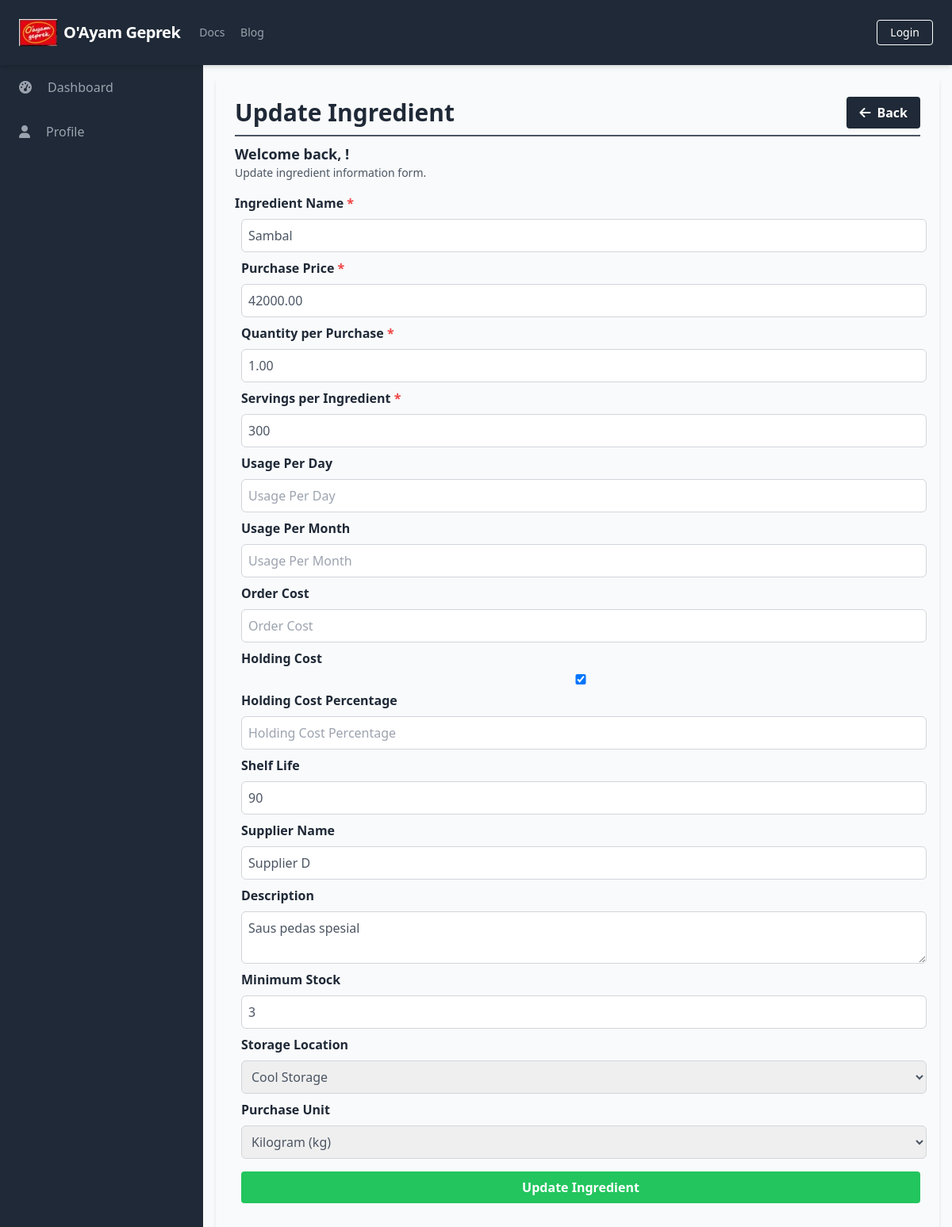
/manage_ingredients/manage_ingredients_update.php?id=4 (upper part), run on an earlier commit of the app's database.
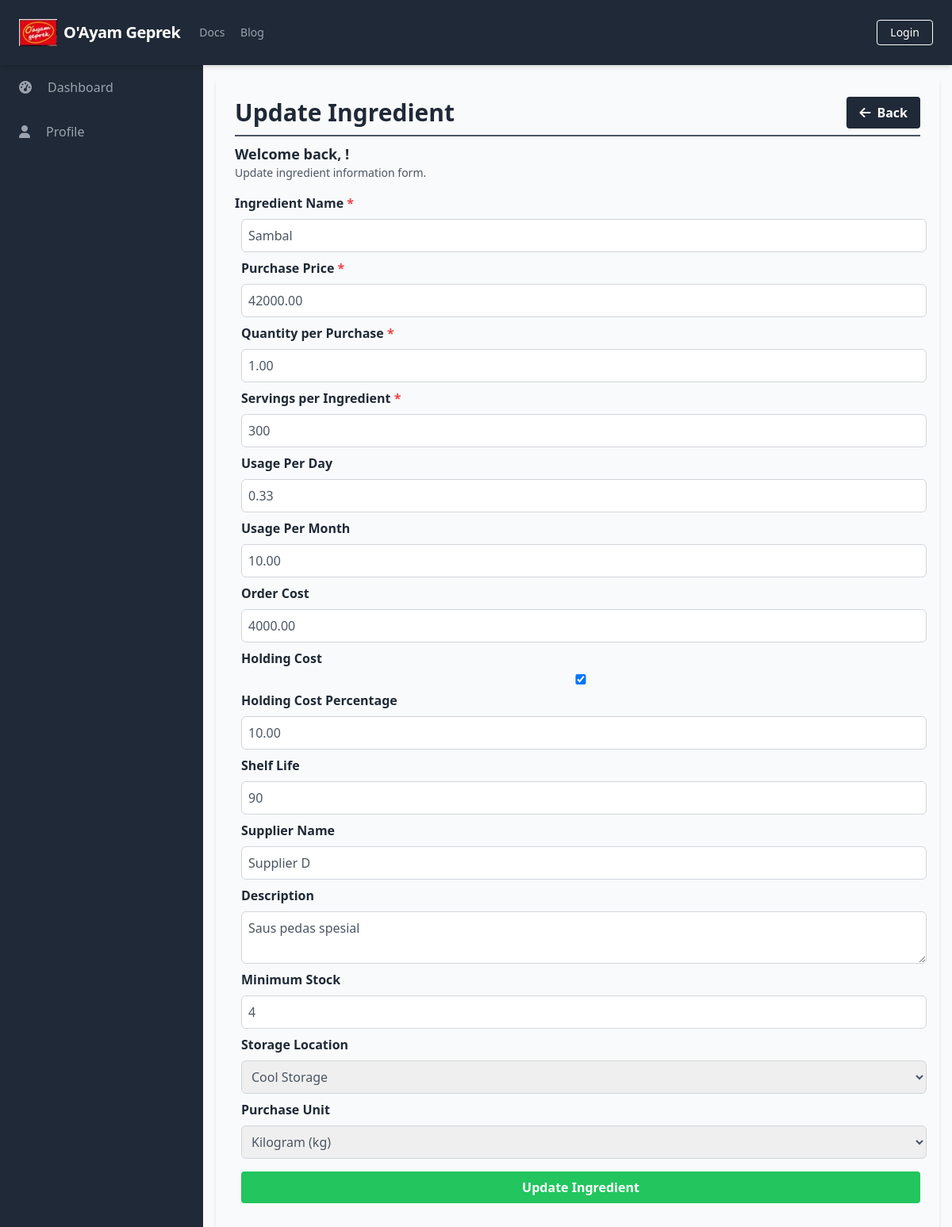
And on a later commit of the database.
### tables this page shows
CREATE TABLE `Ingredients` (
  `IngredientID` int(11) NOT NULL,
  `IngredientName` varchar(255) NOT NULL,
  `PurchasePrice` decimal(10,2) NOT NULL,
  `QuantityPerPurchase` decimal(10,2) NOT NULL,
  `ServingsPerIngredient` int(11) NOT NULL,
  `HoldingCost` tinyint(1) NOT NULL,
  `HoldingCostPrice` decimal(10,2) DEFAULT NULL,
  `ShelfLife` int(11) DEFAULT NULL,
  `SupplierName` varchar(255) DEFAULT NULL,
  `Description` text DEFAULT NULL,
  `MinimumStock` int(11) DEFAULT NULL,
  `StorageLocation` varchar(50) DEFAULT NULL,
  `PurchaseUnit` varchar(50) NOT NULL,
  `UsagePerDay` decimal(10,2) DEFAULT NULL,
  `UsagePerMonth` decimal(10,2) DEFAULT NULL,
  `OrderCost` decimal(10,2) DEFAULT NULL,
  `HoldingCostPercentage` decimal(5,2) DEFAULT NULL
);

### public/manage_ingredients/manage_ingredients_update.php (the view, shortened to what the changed rows need)
<?php
require_once('../../database/connection.php');
include_once('../components/header.php');
$ingredient_id = $ingredient_name = $purchase_price = $quantity_per_purchase = $servings_per_ingredient = '';
$holding_cost = $shelf_life = $supplier_name = $description = $minimum_stock = '';
$storage_location = $purchase_unit = $usage_per_day = $usage_per_month = $order_cost = $holding_cost_percentage = '';
if (isset($_GET['id'])) {
    $ingredient_id = mysqli_real_escape_string($conn, $_GET['id']);
    $query = "SELECT * FROM Ingredients WHERE IngredientID = ? LIMIT 1";
    $stmt = $conn->prepare($query);
    $stmt->bind_param('s', $ingredient_id);
    $stmt->execute();
    $result = $stmt->get_result();
    $ingredient = $result->fetch_assoc();
    if (!$ingredient) {
    } else {
        $ingredient_name = $ingredient['IngredientName'];
        $purchase_price = $ingredient['PurchasePrice'];
        $quantity_per_purchase = $ingredient['QuantityPerPurchase'];
        $servings_per_ingredient = $ingredient['ServingsPerIngredient'];
        $holding_cost = $ingredient['HoldingCost'];
        $shelf_life = $ingredient['ShelfLife'];
        $supplier_name = $ingredient['SupplierName'];
        $description = $ingredient['Description'];
        $minimum_stock = $ingredient['MinimumStock'];
        $storage_location = $ingredient['StorageLocation'];
        $purchase_unit = $ingredient['PurchaseUnit'];
        $usage_per_day = $ingredient['UsagePerDay'];
        $usage_per_month = $ingredient['UsagePerMonth'];
        $order_cost = $ingredient['OrderCost'];
        $holding_cost_percentage = $ingredient['HoldingCostPercentage'];
    }
}
?>
<div class="h-screen flex flex-col">
    <div class="flex-grow bg-gray-50 flex flex-row shadow-md">
        <main class="bg-gray-50 flex flex-col flex-1 overflow-y-scroll h-screen flex-shrink-0 sc-hide pb-40">
            <div class="flex items-start justify-start p-6 shadow-md m-4 flex-1 flex-col">
                <div class="flex flex-row justify-between items-center w-full border-b-2 border-gray-600 mb-2 pb-2">
                    <h1 class="text-3xl text-gray-800 font-semibold w-full">Update Ingredient</h1>
                </div>
                <div class="flex flex-col w-full">
                    <div class="flex flex-row justify-between items-center w-full pb-2">
                        <div>
                            <h2 class="text-lg text-gray-800 font-semibold">Welcome back, <?php echo $_SESSION['FullName']; ?>!</h2>
                        </div>
                    </div>
                    <form action="" method="POST" class="flex flex-col w-full space-x-2">
                        <label for="ingredient_name" class="block font-semibold text-gray-800 mt-2 mb-2">Ingredient Name <span class="text-red-500">*</span></label>
                        <input type="text" id="ingredient_name" name="ingredient_name" class="w-full rounded-md border-gray-300 px-2 py-2 border text-gray-600" placeholder="Ingredient Name" value="<?php echo $ingredient_name; ?>">
                        <label for="purchase_price" class="block font-semibold text-gray-800 mt-2 mb-2">Purchase Price <span class="text-red-500">*</span></label>
                        <input type="number" id="purchase_price" name="purchase_price" class="w-full rounded-md border-gray-300 px-2 py-2 border text-gray-600" placeholder="Purchase Price" value="<?php echo $purchase_price; ?>">
                        <label for="quantity_per_purchase" class="block font-semibold text-gray-800 mt-2 mb-2">Quantity per Purchase <span class="text-red-500">*</span></label>
                        <input type="number" id="quantity_per_purchase" name="quantity_per_purchase" class="w-full rounded-md border-gray-300 px-2 py-2 border text-gray-600" placeholder="Quantity per Purchase" value="<?php echo $quantity_per_purchase; ?>">
                        <label for="servings_per_ingredient" class="block font-semibold text-gray-800 mt-2 mb-2">Servings per Ingredient <span class="text-red-500">*</span></label>
                        <input type="number" id="servings_per_ingredient" name="servings_per_ingredient" class="w-full rounded-md border-gray-300 px-2 py-2 border text-gray-600" placeholder="Servings per Ingredient" value="<?php echo $servings_per_ingredient; ?>">
                        <label for="usage_per_day" class="block font-semibold text-gray-800 mt-2 mb-2">Usage Per Day</label>
                        <input type="number" id="usage_per_day" name="usage_per_day" class="w-full rounded-md border-gray-300 px-2 py-2 border text-gray-600" placeholder="Usage Per Day" value="<?php echo $usage_per_day; ?>" step="any">
                        <label for="usage_per_month" class="block font-semibold text-gray-800 mt-2 mb-2">Usage Per Month</label>
                        <input type="number" id="usage_per_month" name="usage_per_month" class="w-full rounded-md border-gray-300 px-2 py-2 border text-gray-600" placeholder="Usage Per Month" value="<?php echo $usage_per_month; ?>" step="any">
                        <label for="order_cost" class="block font-semibold text-gray-800 mt-2 mb-2">Order Cost</label>
                        <input type="number" id="order_cost" name="order_cost" class="w-full rounded-md border-gray-300 px-2 py-2 border text-gray-600" placeholder="Order Cost" value="<?php echo $order_cost; ?>" step="any">
                        <label for="holding_cost" class="block font-semibold text-gray-800 mt-2 mb-2">Holding Cost</label>
                        <input type="checkbox" id="holding_cost" name="holding_cost" class="mr-2" <?php echo ($holding_cost == 1) ? 'checked' : ''; ?>>
                        <label for="holding_cost_percentage" class="block font-semibold text-gray-800 mt-2 mb-2">Holding Cost Percentage</label>
                        <input type="number" id="holding_cost_percentage" name="holding_cost_percentage" class="w-full rounded-md border-gray-300 px-2 py-2 border text-gray-600" placeholder="Holding Cost Percentage" value="<?php echo $holding_cost_percentage; ?>" step="any">
                        <label for="shelf_life" class="block font-semibold text-gray-800 mt-2 mb-2">Shelf Life</label>
                        <input type="text" id="shelf_life" name="shelf_life" class="w-full rounded-md border-gray-300 px-2 py-2 border text-gray-600" placeholder="Shelf Life" value="<?php echo $shelf_life; ?>">
                        <label for="supplier_name" class="block font-semibold text-gray-800 mt-2 mb-2">Supplier Name</label>
                        <input type="text" id="supplier_name" name="supplier_name" class="w-full rounded-md border-gray-300 px-2 py-2 border text-gray-600" placeholder="Supplier Name" value="<?php echo $supplier_name; ?>">
                        <label for="description" class="block font-semibold text-gray-800 mt-2 mb-2">Description</label>
                        <textarea id="description" name="description" class="w-full rounded-md border-gray-300 px-2 py-2 border text-gray-600" placeholder="Description"><?php echo $description; ?></textarea>
                        <label for="minimum_stock" class="block font-semibold text-gray-800 mt-2 mb-2">Minimum Stock</label>
                        <input type="number" id="minimum_stock" name="minimum_stock" class="w-full rounded-md border-gray-300 px-2 py-2 border text-gray-600" placeholder="Minimum Stock" value="<?php echo $minimum_stock; ?>">
                        <label for="storage_location" class="block font-semibold text-gray-800 mt-2 mb-2">Storage Location</label>
                        <select id="storage_location" name="storage_location" class="w-full rounded-md border-gray-300 px-2 py-2 border text-gray-600">
                            <option value="Cool Storage" <?php echo ($storage_location === 'Cool Storage') ? 'selected' : ''; ?>>Cool Storage</option>
                        </select>
                        <label for="purchase_unit" class="block font-semibold text-gray-800 mt-2 mb-2">Purchase Unit</label>
                        <select id="purchase_unit" name="purchase_unit" class="w-full rounded-md border-gray-300 px-2 py-2 border text-gray-600">
                            <option value="kg" <?php echo ($purchase_unit === 'kg') ? 'selected' : ''; ?>>Kilogram (kg)</option>
                        </select>
                        <button type="submit" class="bg-green-500 hover:bg-green-600 mt-4 text-white font-bold py-2 px-4 rounded">
                            Update Ingredient
                        </button>
                    </form>
                </div>
            </div>
        </main>
    </div>
</div>
</body>
</html>

What changed in the data, as far as the page shows it:
changed ingredients "Sambal": usage_per_day (not shown) → "0.33"; usage_per_month (not shown) → "10.00"; order_cost (not shown) → "4000.00"; holding_cost_percentage (not shown) → "10.00"; minimum_stock "3" → "4"
